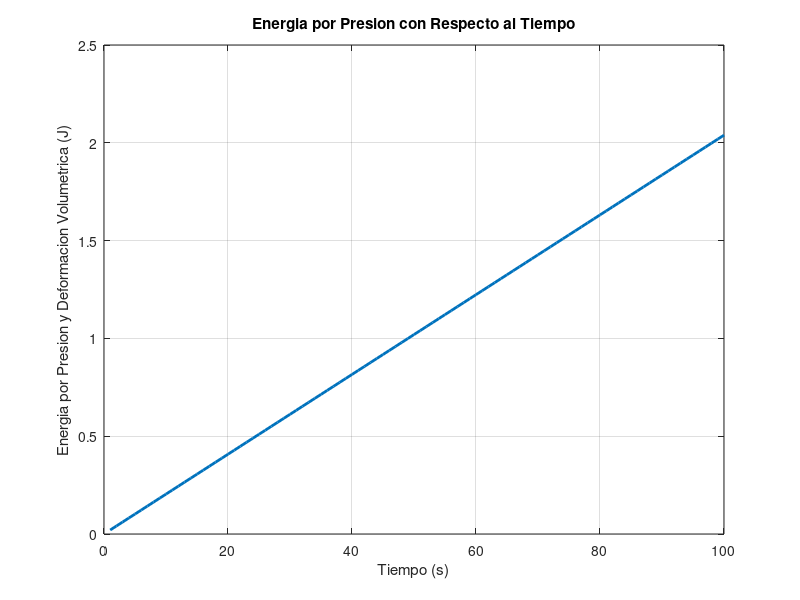

MATLAB code for this plot:
P_o = 101325; %presion inicial del sistema en Pa
Q = 0.5; %Flujo volumetrico del compresor
W = zeros(1,100)
t = 1:100;

V_o = (7/1000)*(5/1000)*(11.5/1000);
for i=1:100
W(i) = P_o*V_o*Q*t(i);
end

plot(t,W, 'LineWidth',2);
xlabel('Tiempo (s)');
ylabel('Energia por Presion y Deformacion Volumetrica (J)');
grid on;
title 'Energia por Presion con Respecto al Tiempo';
% axis([0 0.08 -0.06 0.02]);
pause(0.1);